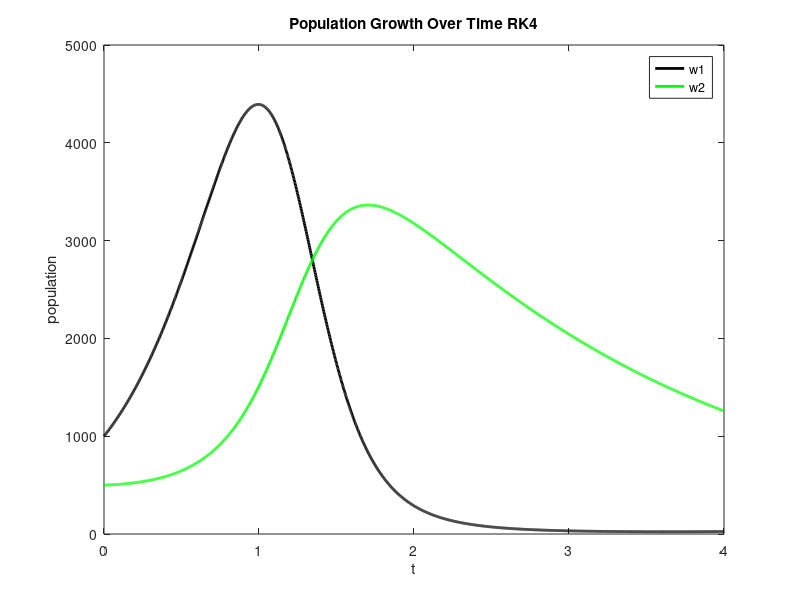
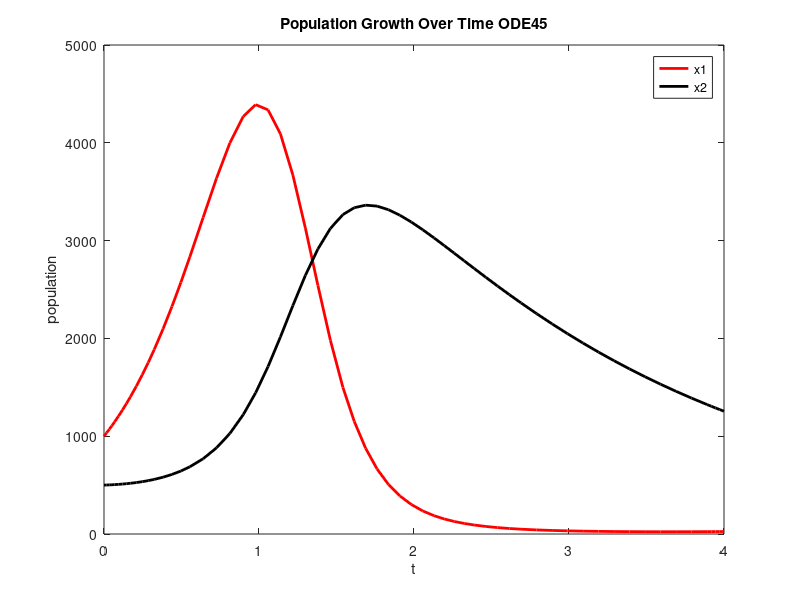

Recreate these plots in MATLAB, in order.
%Ryan Jaipersaud
%ChE 352

% The following code implements RK4 for a system of differential equations
% The code also uses ode45 to solve the same system
% Questions 2&3
clear all;
clc;
format long;



a = 0; % starting time in units of seconds
b = 4; % ending time in units of seconds
N = 1800; % number of iterations N = 1800 for 1 sec step size, N = 180 for 10 sec step size, N = 30 for 1 minutes step size
h = (b-a)/N; % step size


t = zeros(1,N);     % creates a 1 by N array for t
w1 = zeros(1,N);    % creates a 1 by N array for prey
w2 = zeros(1,N);    % creates a 1 by N array for predator

%initial conditions
w1(1) = 1000;          
w2(1) = 500; 
t(1) = 0;  

% constants
k1 = 3;
k2 = .002;
k3 = .0006;
k4 = .5;


for i = 1:(N-1)
    
  % The second subscript for g indicates the species, the first indicates
  % the number of function evaluations
  g11 = h*(k1*w1(i)-k2*w1(i)*w2(i)); % first function evaluation for RK for prey
  g12 = h*(k3*w1(i)*w2(i)-k4*w2(i)); % first function evaluation for RK for predator
  
  g21 = h*(k1*(w1(i)+(g11/2))-k2*(w1(i)+(g11/2))*(w2(i)+(g12/2)));
  g22 = h*(k3*(w1(i)+g11/2)*(w2(i)+g12/2)-k4*(w2(i)+g12/2));
  
  g31 = h*(k1*(w1(i)+g21/2)-k2*(w1(i)+g21/2)*(w2(i)+g22/2));
  g32 = h*(k3*(w1(i)+g21/2)*(w2(i)+g22/2)-k4*(w2(i)+g22/2));
  
  g41 = h*(k1*(w1(i)+g31)-k2*(w1(i)+g31)*(w2(i)+g32));
  g42 = h*(k3*(w1(i)+g31)*(w2(i)+g32)-k4*(w2(i)+g32));
  
 
  w1(i+1) = w1(i) + (1/6)*(g11+(2*g21)+(2*g31)+g41); % iterative step for RK for prey
  w2(i+1) = w2(i) + (1/6)*(g12+(2*g22)+(2*g32)+g42); % iterative step for RK for predator
  
  t(i+1) = t(i) + h; % increments time 
end

%This will create a plot of w1(prey)& w2(pred) against t
figure(1)
plot(t,w1,'k-','LineWidth',2)
hold on
plot(t,w2,'g-','LineWidth',2)
title('Population Growth Over Time RK4')
xlabel('t')
ylabel('population')
legend('w1','w2','Location', 'Northeast');



% function handle for ode45 to solve
f=@(t,x) [k1*x(1)-k2*x(1)*x(2);k3*x(1)*x(2)-k4*x(2)];
[TOUT,YOUT] = ode45(f,[a b],[1000 500]);
%[TOUT,YOUT] = ode45(f,time interval,initial conditions);

%This will create a plot of ODE45 solution
figure(2)
plot(TOUT,YOUT(:,1),'r-','LineWidth',2)
hold on
plot(TOUT,YOUT(:,2),'k-','LineWidth',2)
title('Population Growth Over Time ODE45')
xlabel('t')
ylabel('population')
legend('x1','x2','Location', 'Northeast');




    
